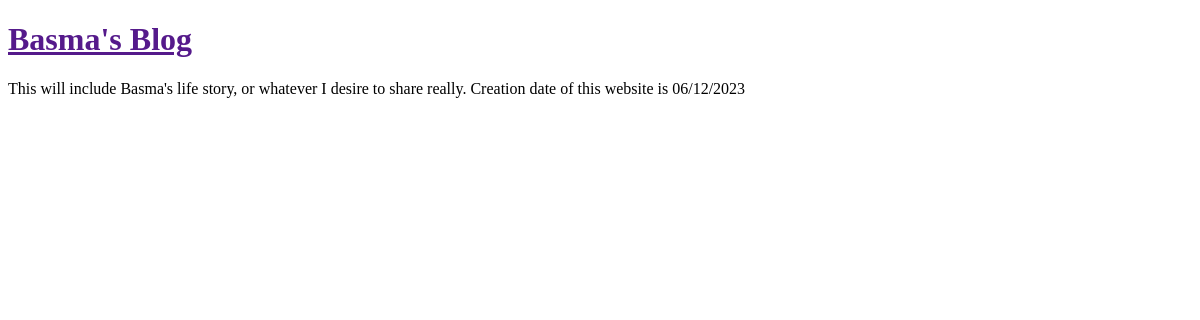
Before: / with the older database file.
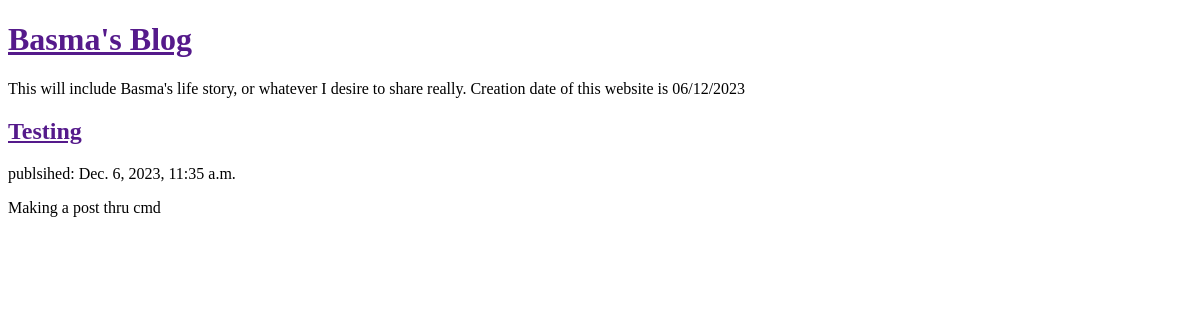
After: the same page with the newer database file.
### blog/models.py (models this page shows, shortened)
class Post(models.Model):
    author = models.ForeignKey(settings.AUTH_USER_MODEL, on_delete=models.CASCADE)
    title = models.CharField(max_length=200)
    text = models.TextField()
    created_date = models.DateTimeField(default=timezone.now)
    published_date = models.DateTimeField(blank=True, null=True)

### blog/views.py (the view)
# urls.py: path('', views.post_list, name='post_list'),
def post_list(request):
    posts = Post.objects.filter(published_date__lte=timezone.now()).order_by('published_date')
    return render(request, 'blog/post_list.html', {'posts': posts})

### blog/templates/blog/post_list.html (shortened to what this page needs)
<!DOCTYPE html>
<html>
<head>
</head>
<body>
    <header>
        <h1><a href="">
                Basma's Blog
            </a></h1>
        <p>This will include Basma's life story, or whatever I desire to share really. Creation date of this website is
            06/12/2023
        </p>
    </header>
    {% for post in posts %}
    <article>
        <h1><a href="">{{ post.title }} </a></h1>
        <time>publsihed:  {{ post.published_date }}</time>
        <p>{{ post.text|linebreaksbr }}</p>
    </article>
    {% endfor %}
</body>
</html>

Changed rows visible on the page:
added Post: title "Testing", published_date "Dec. 6, 2023, 11:35 a.m.", text "Making a post thru cmd"
